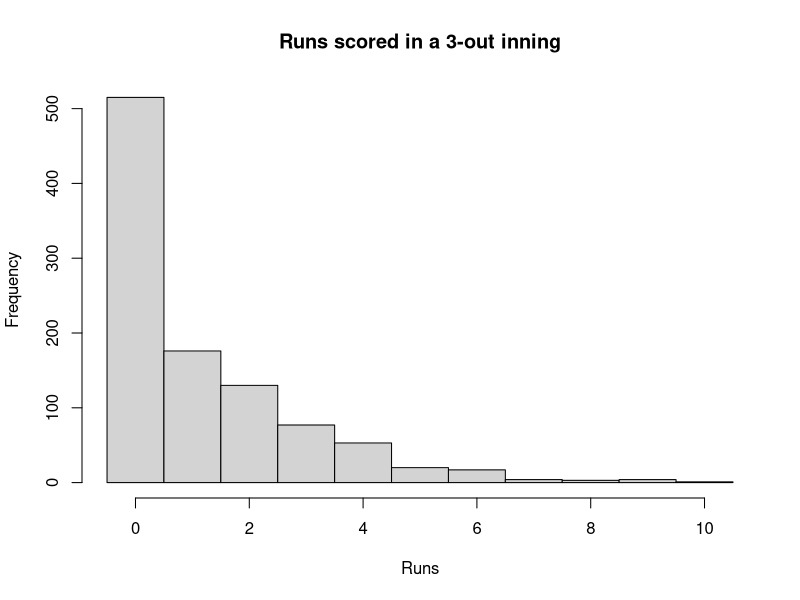
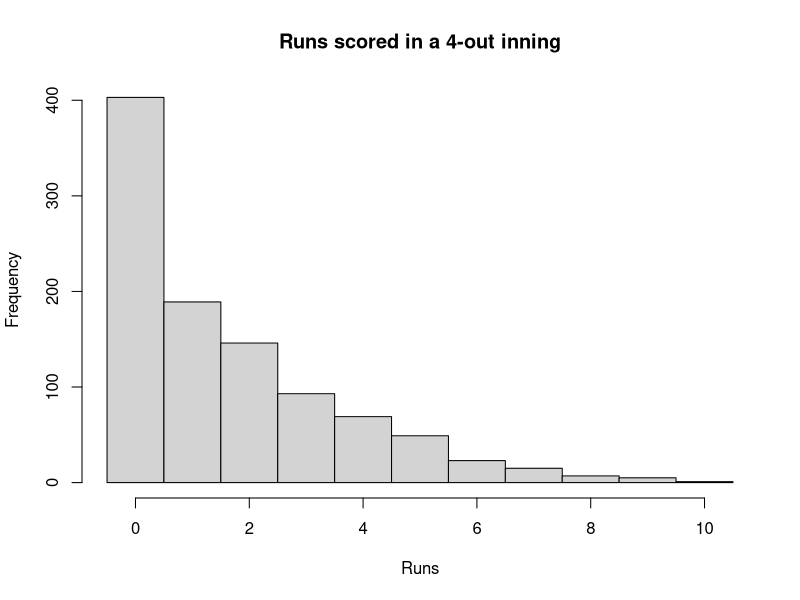
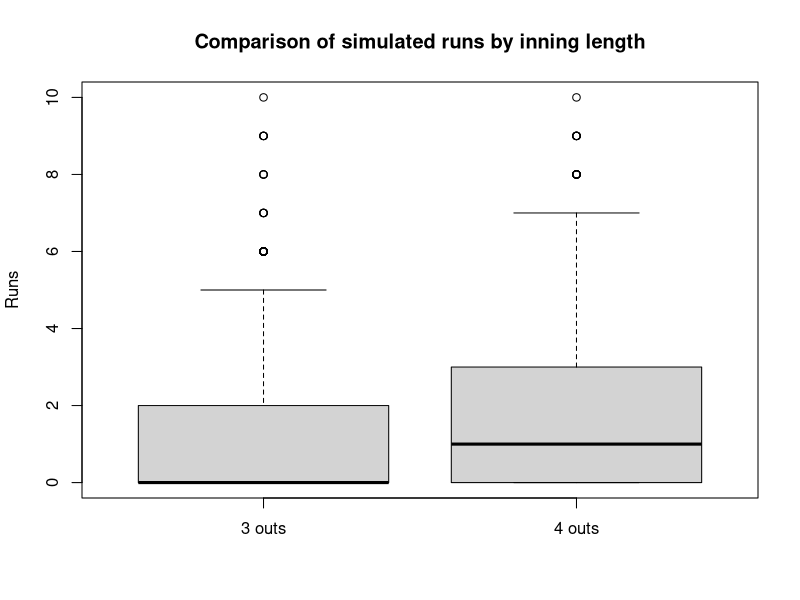

The R source for these figures, in order:
# Project 01 / Analysis 06
# Baseball Inning Simulation
#
# Purpose:
#   Simulate the distribution of runs scored in a simplified baseball inning.
#   Compare the standard three-out inning with a hypothetical four-out inning.
#
# How to run:
#   Open this file in VS Code and press Source.
#   The script assumes VS Code is opened at the repository root:
#   bayesian-statistical-theory-methods/

# -----------------------------
# Project setup
# -----------------------------

out_dir <- "projects/01-bayesian-updating-and-simulation-basics/analyses/06-baseball-inning-simulation"
fig_dir <- file.path(out_dir, "figures")
results_dir <- file.path(out_dir, "results")

dir.create(fig_dir, showWarnings = FALSE, recursive = TRUE)
dir.create(results_dir, showWarnings = FALSE, recursive = TRUE)

set.seed(927001)

# -----------------------------
# Inning simulator
# -----------------------------

simulate_inning <- function(
  n_outs = 3,
  outcome_prob = c(out = 0.6, single = 0.2, double = 0.1, hr = 0.1)
) {
  outs <- 0
  runs <- 0

  # Base states: TRUE means a runner occupies that base.
  b1 <- FALSE
  b2 <- FALSE
  b3 <- FALSE

  while (outs < n_outs) {
    outcome <- sample(names(outcome_prob), size = 1, prob = outcome_prob)

    if (outcome == "out") {
      outs <- outs + 1

    } else if (outcome == "single") {
      if (b3) runs <- runs + 1

      b3_new <- b2
      b2_new <- b1
      b1_new <- TRUE

      b1 <- b1_new
      b2 <- b2_new
      b3 <- b3_new

    } else if (outcome == "double") {
      if (b2) runs <- runs + 1
      if (b3) runs <- runs + 1

      b3_new <- b1
      b2_new <- TRUE
      b1_new <- FALSE

      b1 <- b1_new
      b2 <- b2_new
      b3 <- b3_new

    } else if (outcome == "hr") {
      runs <- runs + 1 + as.integer(b1) + as.integer(b2) + as.integer(b3)

      b1 <- FALSE
      b2 <- FALSE
      b3 <- FALSE
    }
  }

  runs
}

summarize_runs <- function(x) {
  c(
    mean = mean(x),
    median = median(x),
    q025 = unname(quantile(x, 0.025)),
    q975 = unname(quantile(x, 0.975)),
    max = max(x)
  )
}

# -----------------------------
# Simulation
# -----------------------------

n_sim <- 1000
runs_3_outs <- replicate(n_sim, simulate_inning(n_outs = 3))
runs_4_outs <- replicate(n_sim, simulate_inning(n_outs = 4))

simulation_draws <- data.frame(
  simulation = seq_len(n_sim),
  runs_3_outs = runs_3_outs,
  runs_4_outs = runs_4_outs
)

write.csv(
  simulation_draws,
  file = file.path(results_dir, "baseball_simulation_draws.csv"),
  row.names = FALSE
)

summary_table <- rbind(
  data.frame(inning_type = "3_outs", t(summarize_runs(runs_3_outs))),
  data.frame(inning_type = "4_outs", t(summarize_runs(runs_4_outs)))
)

write.csv(
  summary_table,
  file = file.path(results_dir, "baseball_simulation_summary.csv"),
  row.names = FALSE
)

# -----------------------------
# Plots
# -----------------------------

png(file.path(fig_dir, "01_runs_3_out_inning.png"), width = 1200, height = 800, res = 150)
hist(
  runs_3_outs,
  breaks = seq(-0.5, max(runs_3_outs) + 0.5, by = 1),
  xlab = "Runs",
  ylab = "Frequency",
  main = "Runs scored in a 3-out inning"
)
dev.off()

png(file.path(fig_dir, "02_runs_4_out_inning.png"), width = 1200, height = 800, res = 150)
hist(
  runs_4_outs,
  breaks = seq(-0.5, max(runs_4_outs) + 0.5, by = 1),
  xlab = "Runs",
  ylab = "Frequency",
  main = "Runs scored in a 4-out inning"
)
dev.off()

png(file.path(fig_dir, "03_runs_comparison_boxplot.png"), width = 1200, height = 800, res = 150)
boxplot(
  runs_3_outs,
  runs_4_outs,
  names = c("3 outs", "4 outs"),
  ylab = "Runs",
  main = "Comparison of simulated runs by inning length"
)
dev.off()

cat("Analysis 06 complete.\n")
cat("Figures saved to: ", fig_dir, "\n", sep = "")
cat("Results saved to: ", results_dir, "\n", sep = "")
